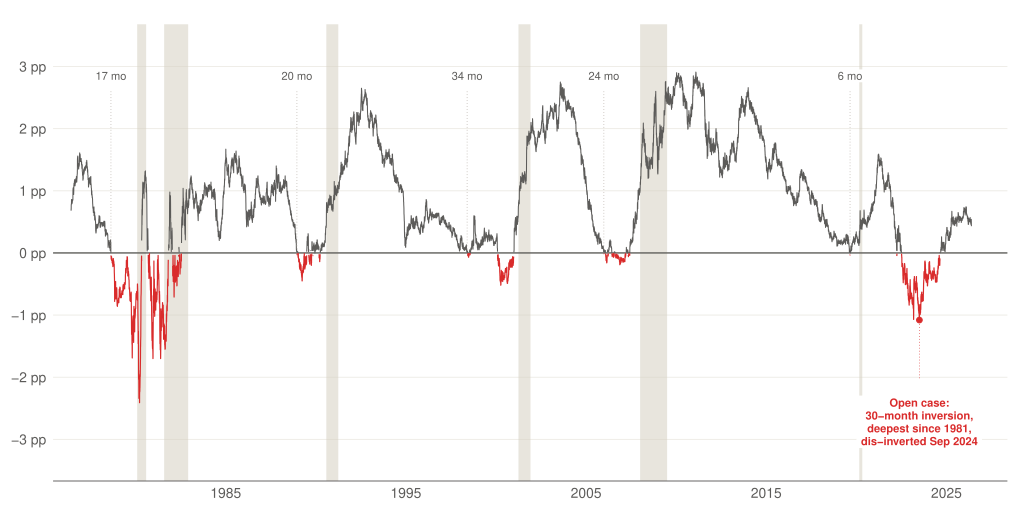

Write the R code that produced this figure.
# Task 13 v4 — final: spread coloured red below zero, lag annotations,
# 2022 inversion called out as the open case.
#
# v4 vs v3: three additions, each load-bearing.
#   (1) Below-zero portions of the line are heritage red — inversions are
#       now preattentive, the reader spots them in <250 ms instead of
#       having to scan for dips below the zero line.
#   (2) Lag labels between each inversion and the next recession ("17 mo",
#       "20 mo", "34 mo", "24 mo", "6 mo") — the *length* of the warning
#       window is part of the story, not just the existence of it.
#   (3) The 2022 inversion is annotated as the open case: deepest since
#       the Volcker era, dis-inverted Sep 2024, no recession yet.
#
# Data sources:
#   FRED T10Y2Y — 10Y-2Y Treasury spread (daily).
#   FRED USREC  — NBER recession indicator (monthly, 0 / 1).

setwd("/Users/alexanderweber/Documents/hsg/6_semester/data_visualization_with_ai")

suppressPackageStartupMessages({
  library(dplyr)
  library(readr)
  library(ggplot2)
})

source("design_system.R")
chart_family <- ""

spread <- read_csv("data/task_13/T10Y2Y.csv", show_col_types = FALSE) %>%
  rename(spread = value) %>%
  arrange(date) %>%
  mutate(
    sign = ifelse(spread < 0, "neg", "pos"),
    run  = cumsum(sign != lag(sign, default = first(sign)))
  )

usrec <- read_csv("data/task_13/USREC.csv", show_col_types = FALSE) %>%
  arrange(date) %>%
  mutate(prev = lag(value, default = 0))
rec_starts <- usrec %>% filter(value == 1, prev == 0) %>% pull(date)
rec_ends   <- usrec %>% filter(value == 0, prev == 1) %>% pull(date)
recessions <- tibble(start = rec_starts, end = rec_ends)

# Inversion-to-recession lag annotations. Each pair is "first day the
# spread went below zero, looking back from the recession start" → "the
# recession start". Lags computed in Bash earlier; kept as text labels
# here, not derived inside the chart, so the annotations are stable when
# the data is refreshed.
lag_ann <- tibble::tribble(
  ~inv_start,           ~rec_start,           ~label,
  as.Date("1978-08-18"), as.Date("1980-02-01"), "17 mo",
  as.Date("1988-12-13"), as.Date("1990-08-01"), "20 mo",
  as.Date("1998-05-26"), as.Date("2001-04-01"), "34 mo",
  as.Date("2005-12-27"), as.Date("2008-01-01"), "24 mo",
  as.Date("2019-08-27"), as.Date("2020-03-01"), "6 mo"
) %>%
  mutate(mid = as.Date((as.numeric(inv_start) + as.numeric(rec_start)) / 2,
                       origin = "1970-01-01"))

# 2022 inversion: deepest single-day reading, dis-inversion date.
deepest_22 <- tibble(date = as.Date("2023-07-03"), spread = -1.08)
disinv_22  <- as.Date("2024-09-06")

p <- ggplot() +
  geom_rect(data = recessions,
            aes(xmin = start, xmax = end, ymin = -Inf, ymax = Inf),
            fill = pg_palette$quartz, alpha = 0.55) +
  geom_hline(yintercept = 0, color = pg_palette$alloy, linewidth = 0.45) +
  geom_line(data = spread %>% filter(sign == "pos"),
            aes(x = date, y = spread, group = run),
            color = pg_palette$alloy, linewidth = 0.35) +
  geom_line(data = spread %>% filter(sign == "neg"),
            aes(x = date, y = spread, group = run),
            color = pg_palette$heritage_red, linewidth = 0.40) +
  # Lag labels above the chart, one per recession pair, with leader
  # segments down to the inversion-start dates so the reader can trace
  # each label to its anchor.
  geom_segment(data = lag_ann,
               aes(x = inv_start, xend = inv_start, y = 2.6, yend = 0.05),
               color = pg_palette$dark_quartz, linewidth = 0.25,
               linetype = "dotted") +
  geom_label(data = lag_ann,
             aes(x = inv_start, y = 2.85, label = label),
             family = chart_family, size = 2.7,
             color = pg_palette$alloy,
             fill = "white", linewidth = 0, label.r = unit(0, "pt"),
             label.padding = unit(c(1, 2.5, 1, 2.5), "pt"),
             hjust = 0.5, vjust = 0.5) +
  # 2022 open case: red dot at the deepest reading, dashed leader to the
  # callout above.
  geom_point(data = deepest_22, aes(x = date, y = spread),
             color = pg_palette$heritage_red, size = 1.6) +
  annotate("segment",
           x = as.Date("2023-07-03"), xend = as.Date("2023-07-03"),
           y = -1.05, yend = -2.05,
           color = pg_palette$heritage_red, linewidth = 0.25,
           linetype = "dotted") +
  annotate("label",
           x = as.Date("2023-07-03"), y = -2.30,
           label = "Open case:\n30-month inversion,\ndeepest since 1981,\ndis-inverted Sep 2024",
           family = chart_family, size = 2.7,
           color = pg_palette$heritage_red,
           fill = "white", linewidth = 0, label.r = unit(0, "pt"),
           label.padding = unit(c(2, 3, 2, 3), "pt"),
           hjust = 0.5, vjust = 1, lineheight = 1.0,
           fontface = "bold") +
  scale_x_date(date_breaks = "10 years", date_labels = "%Y",
               expand = expansion(mult = c(0.02, 0.04))) +
  scale_y_continuous(breaks = seq(-3, 3, 1),
                     labels = function(x) paste0(x, " pp"),
                     limits = c(-3.6, 3.4),
                     expand = expansion(mult = c(0.01, 0.04))) +
  coord_cartesian(clip = "off") +
  labs(x = NULL, y = NULL) +
  theme_pg(base_family = chart_family) +
  theme(
    panel.grid.major.y = element_line(color = pg_palette$light_quartz,
                                      linewidth = 0.3),
    panel.grid.minor   = element_blank(),
    plot.margin        = margin(t = 18, r = 12, b = 8, l = 8)
  )

out_pdf <- "iterations/task_13/v4/yield_curve_v4.pdf"
ggsave(out_pdf, p, width = 26, height = 13, units = "cm", device = "pdf")
cat("Saved:", out_pdf, "\n")
